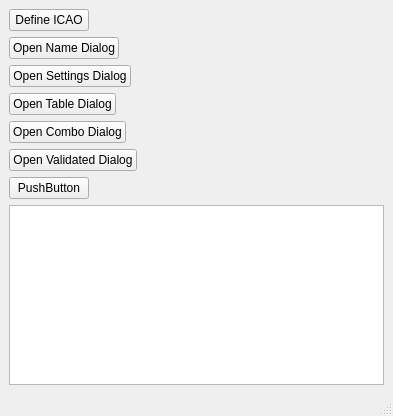
<?xml version="1.0" encoding="UTF-8"?>
<ui version="4.0">
 <class>MainWindow</class>
 <widget class="QMainWindow" name="MainWindow">
  <property name="geometry">
   <rect>
    <x>0</x>
    <y>0</y>
    <width>393</width>
    <height>416</height>
   </rect>
  </property>
  <property name="windowTitle">
   <string>Main Window</string>
  </property>
  <widget class="QWidget" name="centralwidget">
   <layout class="QVBoxLayout" name="verticalLayout">
    <item>
     <widget class="QPushButton" name="pushButtonDefineICAO">
      <property name="sizePolicy">
       <sizepolicy hsizetype="Fixed" vsizetype="Fixed">
        <horstretch>0</horstretch>
        <verstretch>0</verstretch>
       </sizepolicy>
      </property>
      <property name="text">
       <string>Define ICAO</string>
      </property>
     </widget>
    </item>
    <item>
     <widget class="QPushButton" name="pushButtonName">
      <property name="sizePolicy">
       <sizepolicy hsizetype="Fixed" vsizetype="Fixed">
        <horstretch>0</horstretch>
        <verstretch>0</verstretch>
       </sizepolicy>
      </property>
      <property name="font">
       <font>
        <kerning>true</kerning>
       </font>
      </property>
      <property name="text">
       <string>Open Name Dialog</string>
      </property>
     </widget>
    </item>
    <item>
     <widget class="QPushButton" name="pushButtonSettings">
      <property name="sizePolicy">
       <sizepolicy hsizetype="Fixed" vsizetype="Fixed">
        <horstretch>0</horstretch>
        <verstretch>0</verstretch>
       </sizepolicy>
      </property>
      <property name="text">
       <string>Open Settings Dialog</string>
      </property>
     </widget>
    </item>
    <item>
     <widget class="QPushButton" name="pushButtonTable">
      <property name="sizePolicy">
       <sizepolicy hsizetype="Fixed" vsizetype="Fixed">
        <horstretch>0</horstretch>
        <verstretch>0</verstretch>
       </sizepolicy>
      </property>
      <property name="text">
       <string>Open Table Dialog</string>
      </property>
     </widget>
    </item>
    <item>
     <widget class="QPushButton" name="pushButtonCombo">
      <property name="sizePolicy">
       <sizepolicy hsizetype="Fixed" vsizetype="Fixed">
        <horstretch>0</horstretch>
        <verstretch>0</verstretch>
       </sizepolicy>
      </property>
      <property name="text">
       <string>Open Combo Dialog</string>
      </property>
     </widget>
    </item>
    <item>
     <widget class="QPushButton" name="pushButtonValidated">
      <property name="sizePolicy">
       <sizepolicy hsizetype="Fixed" vsizetype="Fixed">
        <horstretch>0</horstretch>
        <verstretch>0</verstretch>
       </sizepolicy>
      </property>
      <property name="text">
       <string>Open Validated Dialog</string>
      </property>
     </widget>
    </item>
    <item>
     <widget class="QPushButton" name="pushButton">
      <property name="sizePolicy">
       <sizepolicy hsizetype="Fixed" vsizetype="Fixed">
        <horstretch>0</horstretch>
        <verstretch>0</verstretch>
       </sizepolicy>
      </property>
      <property name="text">
       <string>PushButton</string>
      </property>
     </widget>
    </item>
    <item>
     <widget class="QPlainTextEdit" name="lineResults">
      <property name="readOnly">
       <bool>true</bool>
      </property>
     </widget>
    </item>
   </layout>
  </widget>
  <widget class="QMenuBar" name="menubar">
   <property name="geometry">
    <rect>
     <x>0</x>
     <y>0</y>
     <width>393</width>
     <height>26</height>
    </rect>
   </property>
  </widget>
  <widget class="QStatusBar" name="statusbar"/>
 </widget>
 <resources/>
 <connections/>
</ui>
